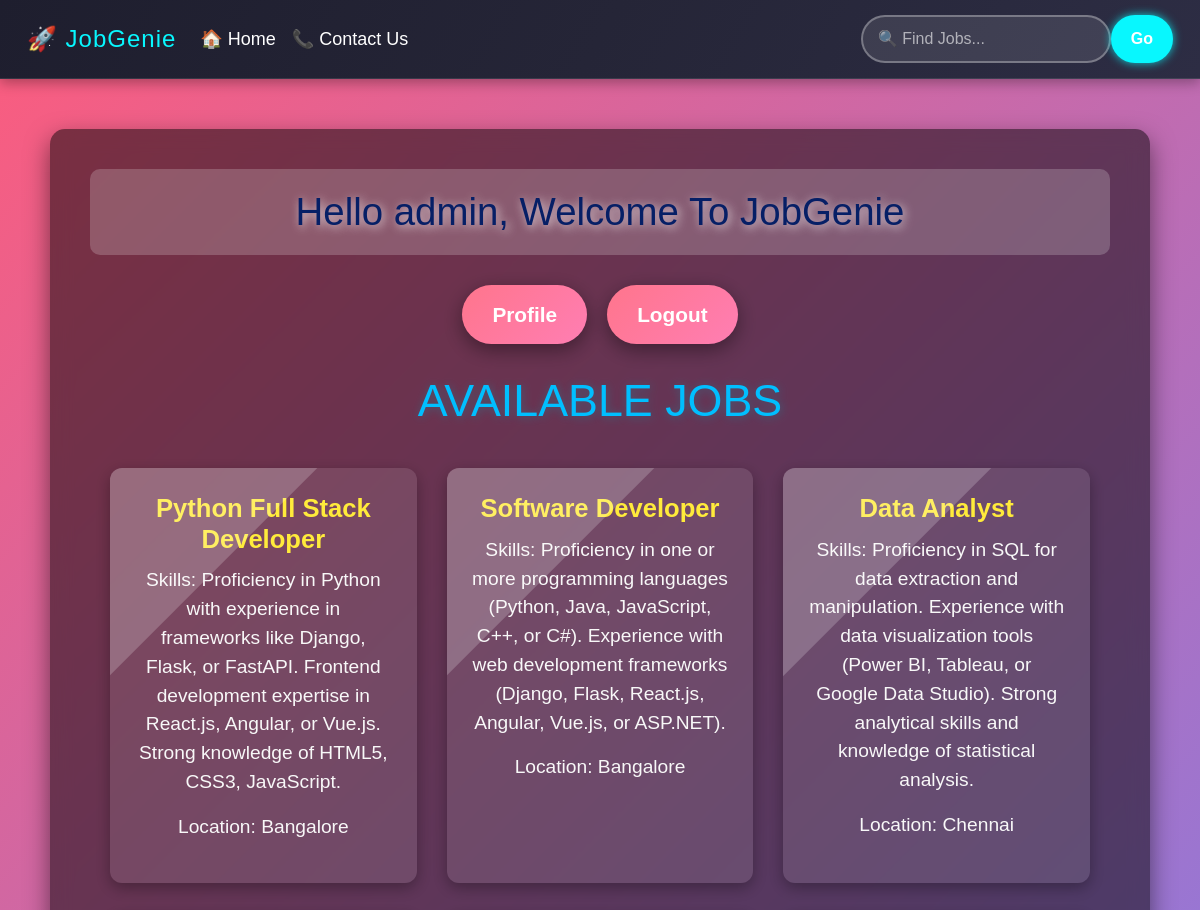
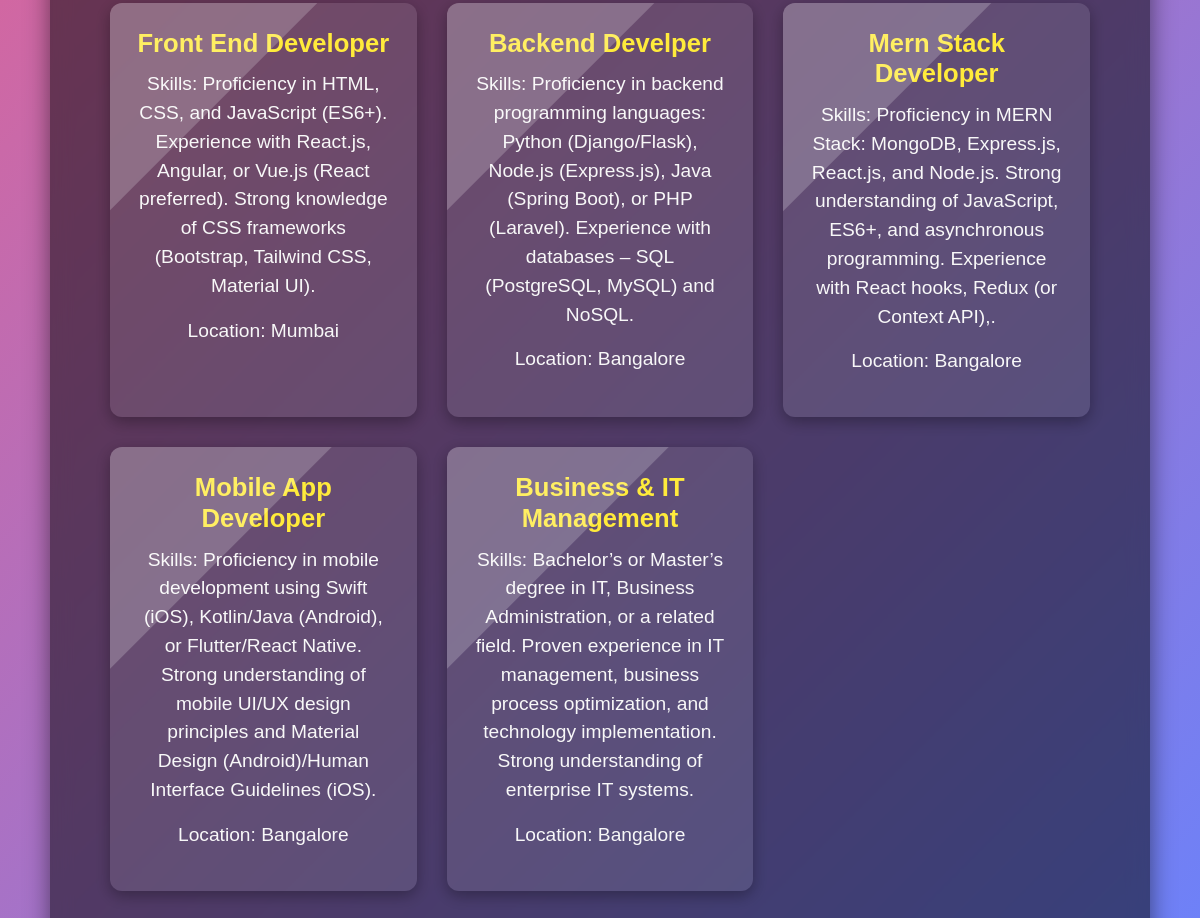
The app's page /home (signed in) with its own data (2 pictures, top to bottom).
### naukri/models.py (models this page shows)
class DetailJob(models.Model):
    jname=models.CharField(max_length=100)
    jdesc=models.TextField()
    company=models.CharField(max_length=200)
    location=models.CharField(max_length=200)
    salary=models.FloatField()
    experience=models.CharField(max_length=50)
    skills=models.TextField()

### naukri/views.py (the view)
# urls.py: 2. Add a URL to urlpatterns:  path('', views.home, name='home')
def home(request):
    query = request.GET.get('q', '')
    jobs=DetailJob.objects.all()
    if query:
        jobs = jobs.filter(
            Q(jname__icontains=query) | Q(location__icontains=query) | Q(skills__icontains=query)
        )
    return render(request,'home.html',{'jobs':jobs})

### naukri/templates/home.html (shortened to what this page needs)
{% extends 'main.html' %}
    {% block content %}
</head>
<body>
  <div class="container">
    <div class="header">
      <h1>Hello {{ request.user }}, Welcome To JobGenie</h1>
    </div>
    <div class="buttons-container">
      <button class="profile-btn">
        <a href="{% url 'profile' %}">Profile</a>
      </button>
      <button class="logout-btn">
        <a href="{% url 'logout' %}">Logout</a>
      </button>
    </div>
    <div class="jobs-section">
      <h2>Available Jobs</h2>
      <div class="jobs-list">
        {% for job in jobs %}
          <div class="job-item">
            <h3 class="job-title">
              <a href="{% url 'details' job.id %}">{{ job.jname }}</a>
            </h3>
            <p class="job-details">Skills: {{ job.skills }}</p>
            <p class="job-details">Location: {{ job.location }}</p>
          </div>
        {% endfor %}
      </div>
    </div>
  </div>
  {% endblock content %}

### naukri/templates/main.html (shortened to what this page needs)
<!DOCTYPE html>
<html lang="en">
<head>
    <link href="https://cdn.jsdelivr.net/npm/bootstrap@5.3.3/dist/css/bootstrap.min.css" rel="stylesheet">
    <link href="https://cdn.jsdelivr.net/npm/bootstrap@5.3.0/dist/css/bootstrap.min.css" rel="stylesheet">
    {% load static %}
<body>
    {% include 'nav.html' %}
    {% block content %}
    {% endblock content %}
</body>
</html>

### naukri/templates/nav.html (shortened to what this page needs)
<nav class="navbar navbar-expand-lg custom-navbar">
    <div class="container-fluid">
        <a class="navbar-brand" href="#" id="brand-logo">🚀 JobGenie</a>
        <div class="collapse navbar-collapse justify-content-between" id="navbarSupportedContent">
            <ul class="navbar-nav">
                <li class="nav-item">
                    <a class="nav-link" href="{% url 'home' %}">🏠 Home</a>
                </li>
                <li class="nav-item">
                    <a class="nav-link" href="{% url 'contact' %}">📞 Contact Us</a>
                </li>
            </ul>
            <form action="{% url 'home' %}" method="GET" class="d-flex search-form">
                <input class="form-control search-input" type="search" placeholder="🔍 Find Jobs..."
                       aria-label="Search" name="q" value="{{ request.GET.q }}">
                <button class="btn btn-glow" type="submit">Go</button>
            </form>
        </div>
    </div>
</nav>

### naukri/templates/nav.html (style rules this page uses)
.custom-navbar { background: linear-gradient(120deg, #1e1e2e, #252537, #2d2d44); padding: 15px; box-shadow: 0px 4px 12px rgba(0, 0, 0, 0.3); backdrop-filter: blur(10px); border-bottom: 1px solid rgba(255, 255, 255, 0.1); }
#brand-logo { font-size: 24px; letter-spacing: 1px; color: #08f7fe; transition: 0.3s ease-in-out; }
.nav-link { color: #ffffff; font-weight: 500; font-size: 18px; padding: 10px 20px; border-radius: 8px; transition: 0.3s ease-in-out; position: relative; }
.nav-link::after { content: ''; width: 0%; height: 3px; background: #08f7fe; position: absolute; bottom: -5px; left: 50%; transform: translateX(-50%); transition: width 0.3s ease-in-out; }
.search-input { width: 250px; border-radius: 25px; border: 2px solid rgba(255, 255, 255, 0.3); background: rgba(255, 255, 255, 0.1); padding: 10px 15px; color: #fff; transition: 0.3s ease-in-out; outline: none; }
.search-input::placeholder { color: rgba(255, 255, 255, 0.6); }
.btn-glow { background: #08f7fe; color: white; border: none; padding: 10px 20px; border-radius: 25px; font-weight: bold; cursor: pointer; transition: all 0.3s ease-in-out; box-shadow: 0px 0px 10px rgba(8, 247, 254, 0.8); }

### naukri/templates/home.html (style rules this page uses)
body { background: linear-gradient(135deg, #fc5c7d, #6a82fb); font-family: 'Poppins', sans-serif; margin: 0; padding: 0; color: #fff; overflow-x: hidden; }
.container { max-width: 1100px; margin: 50px auto; padding: 40px; background: rgba(0, 0, 0, 0.5); border-radius: 15px; backdrop-filter: blur(10px); box-shadow: 0 10px 25px rgba(0, 0, 0, 0.5); text-align: center; animation: fadeIn 1s ease forwards; }
.header { padding: 20px; background: rgba(255, 255, 255, 0.2); border-radius: 10px; margin-bottom: 30px; }
.header h1 { font-size: 2.4rem; text-shadow: 2px 2px 10px rgba(255, 255, 255, 0.8); color: #061f66; margin: 0; }
.buttons-container { display: flex; justify-content: center; gap: 20px; margin-bottom: 30px; }
.profile-btn, .logout-btn { background: linear-gradient(135deg, #ff758c, #ff7eb3); border: none; padding: 14px 30px; border-radius: 30px; font-size: 1.3rem; font-weight: bold; color: #fff; cursor: pointer; transition: transform 0.3s ease, background 0.3s ease; box-shadow: 0 6px 20px rgba(0, 0, 0, 0.4); }
.buttons-container a { color: inherit; text-decoration: none; }
.jobs-section h2 { font-size: 2.8rem; text-transform: uppercase; color: #00BFFF; text-shadow: 1px 1px 10px rgba(9, 157, 177, 0.4); margin-bottom: 20px; }
.jobs-list { display: grid; grid-template-columns: repeat(auto-fit, minmax(300px, 1fr)); gap: 30px; padding: 20px; }
.job-item { background: rgba(255, 255, 255, 0.1); padding: 25px; border-radius: 12px; box-shadow: 0 5px 15px rgba(0, 0, 0, 0.3); transition: transform 0.3s ease, background 0.3s ease; position: relative; overflow: hidden; }
.job-item::before { content: ""; position: absolute; top: 0; left: -100%; width: 100%; height: 100%; background: rgba(255, 255, 255, 0.2); transform: skewX(-45deg); transition: left 0.5s ease; }
.job-title { font-size: 1.6rem; color: #ffeb3b; font-weight: bold; margin-bottom: 12px; }
.job-title a { text-decoration: none; color: inherit; }
.job-details { font-size: 1.2rem; color: #f8f8f8; margin-top: 5px; }

### records on screen
DetailJob: jname "Python Full Stack Developer", skills "Proficiency in Python with experience in frameworks like Django, Flask, or FastAPI. Frontend development expertise in React.js, Angular, or Vue.js. Strong knowledge of HTML5, CSS3, JavaScript.", location "Bangalore"
DetailJob: jname "Software Developer", skills "Proficiency in one or more programming languages (Python, Java, JavaScript, C++, or C#). Experience with web development frameworks (Django, Flask, React.js, Angular, Vue.js, or ASP.NET).", location "Bangalore"
DetailJob: jname "Data Analyst", skills "Proficiency in SQL for data extraction and manipulation. Experience with data visualization tools (Power BI, Tableau, or Google Data Studio). Strong analytical skills and knowledge of statistical analysis.", location "Chennai"
DetailJob: jname "Front End Developer", skills "Proficiency in HTML, CSS, and JavaScript (ES6+). Experience with React.js, Angular, or Vue.js (React preferred). Strong knowledge of CSS frameworks (Bootstrap, Tailwind CSS, Material UI).", location "Mumbai"
DetailJob: jname "Backend Develper", skills "Proficiency in backend programming languages: Python (Django/Flask), Node.js (Express.js), Java (Spring Boot), or PHP (Laravel). Experience with databases – SQL (PostgreSQL, MySQL) and NoSQL.", location "Bangalore"
DetailJob: jname "Mern Stack Developer", skills "Proficiency in MERN Stack: MongoDB, Express.js, React.js, and Node.js. Strong understanding of JavaScript, ES6+, and asynchronous programming. Experience with React hooks, Redux (or Context API),.", location "Bangalore"
DetailJob: jname "Mobile App Developer", skills "Proficiency in mobile development using Swift (iOS), Kotlin/Java (Android), or Flutter/React Native. Strong understanding of mobile UI/UX design principles and Material Design (Android)/Human Interface Guidelines (iOS).", location "Bangalore"
DetailJob: jname "Business & IT Management", skills "Bachelor’s or Master’s degree in IT, Business Administration, or a related field. Proven experience in IT management, business process optimization, and technology implementation. Strong understanding of enterprise IT systems.", location "Bangalore"

### other values on screen
{{ request.user }} "admin"
